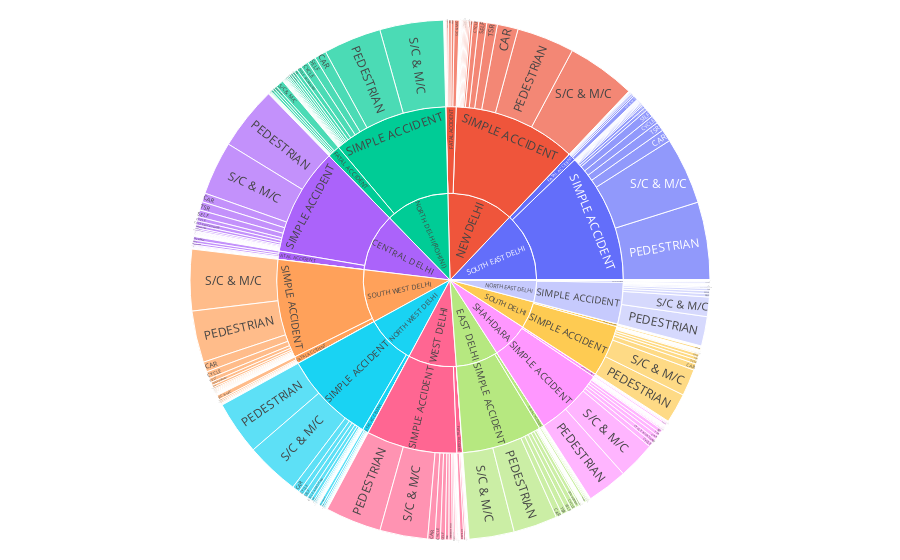

The cell this chart's notebook holds for it:
### Code cell
fig=px.sunburst(df, path=["DISTRICT", 'TYPE OF ACCIDENT','VICTIM' ], values="No of INJURED",
                color_discrete_map={'(?)':'black', 'Lunch':'gold', 'Dinner':'darkblue'})
fig.update_layout(
    margin = dict(t=20, l=20, r=20, b=20))
fig.show()

### Figure 1 — Plotly figure (JSON) as saved in the notebook; plotly's stock layout.template omitted (floating-point values rounded to 4 significant figures; data arrays with more than 128 entries replaced by an {"elided": "..."} marker saying what was removed)
{"data": [{"branchvalues": "total", "domain": {"x": [0, 1], "y": [0, 1]}, "hovertemplate": "labels=%{label}<br>No of INJURED=%{value}<br>parent=%{parent}<br>id=%{id}<extra></extra>", "ids": {"elided": "761 str values"}, "labels": {"elided": "761 str values"}, "name": "", "parents": {"elided": "761 str values"}, "type": "sunburst", "values": {"elided": "761 int values"}}], "layout": {"legend": {"tracegroupgap": 0}, "margin": {"b": 20, "l": 20, "r": 20, "t": 20}, "autosize": true}}
